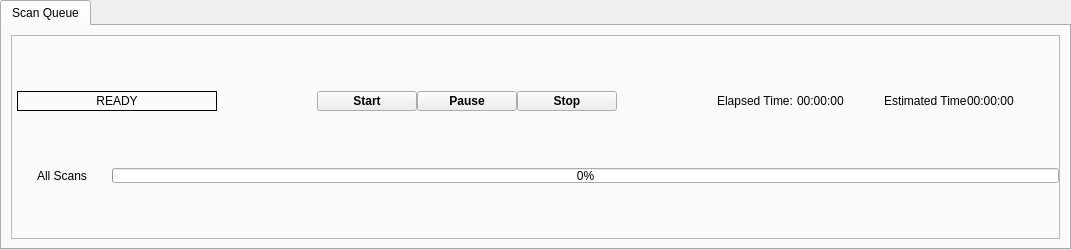
  <widget class="QDockWidget" name="dockWidget_2">
   <property name="minimumSize">
    <size>
     <width>1000</width>
     <height>250</height>
    </size>
   </property>
   <property name="maximumSize">
    <size>
     <width>1100</width>
     <height>524287</height>
    </size>
   </property>
   <property name="features">
    <set>QDockWidget::NoDockWidgetFeatures</set>
   </property>
   <property name="windowTitle">
    <string>Status</string>
   </property>
   <attribute name="dockWidgetArea">
    <number>8</number>
   </attribute>
   <widget class="QWidget" name="dockWidgetContents_2">
    <layout class="QVBoxLayout" name="verticalLayout_23">
     <property name="spacing">
      <number>0</number>
     </property>
     <property name="margin">
      <number>0</number>
     </property>
     <item>
      <widget class="QTabWidget" name="propertiesTabWidget">
       <property name="currentIndex">
        <number>0</number>
       </property>
       <widget class="QWidget" name="scan_queue_tab">
        <attribute name="title">
         <string>Scan Queue</string>
        </attribute>
        <layout class="QVBoxLayout" name="verticalLayout_7">
         <item>
          <widget class="QFrame" name="scanQFrame">
           <property name="maximumSize">
            <size>
             <width>16777215</width>
             <height>16777215</height>
            </size>
           </property>
           <property name="frameShape">
            <enum>QFrame::StyledPanel</enum>
           </property>
           <property name="frameShadow">
            <enum>QFrame::Raised</enum>
           </property>
           <layout class="QVBoxLayout" name="verticalLayout_27">
            <property name="spacing">
             <number>0</number>
            </property>
            <property name="margin">
             <number>0</number>
            </property>
            <item>
             <layout class="QHBoxLayout" name="horizontalLayout_19">
              <property name="sizeConstraint">
               <enum>QLayout::SetDefaultConstraint</enum>
              </property>
              <property name="leftMargin">
               <number>5</number>
              </property>
              <property name="topMargin">
               <number>2</number>
              </property>
              <property name="rightMargin">
               <number>5</number>
              </property>
              <property name="bottomMargin">
               <number>2</number>
              </property>
              <item>
               <widget class="QLabel" name="scanActionLbl">
                <property name="minimumSize">
                 <size>
                  <width>200</width>
                  <height>0</height>
                 </size>
                </property>
                <property name="maximumSize">
                 <size>
                  <width>16777215</width>
                  <height>20</height>
                 </size>
                </property>
                <property name="autoFillBackground">
                 <bool>false</bool>
                </property>
                <property name="styleSheet">
                 <string notr="true"/>
                </property>
                <property name="frameShape">
                 <enum>QFrame::Box</enum>
                </property>
                <property name="text">
                 <string>READY</string>
                </property>
                <property name="textFormat">
                 <enum>Qt::PlainText</enum>
                </property>
                <property name="alignment">
                 <set>Qt::AlignCenter</set>
                </property>
                <property name="busy" stdset="0">
                 <bool>false</bool>
                </property>
               </widget>
              </item>
              <item>
               <spacer name="horizontalSpacer_4">
                <property name="orientation">
                 <enum>Qt::Horizontal</enum>
                </property>
                <property name="sizeHint" stdset="0">
                 <size>
                  <width>100</width>
                  <height>20</height>
                 </size>
                </property>
               </spacer>
              </item>
              <item>
               <widget class="QPushButton" name="startBtn">
                <property name="minimumSize">
                 <size>
                  <width>100</width>
                  <height>0</height>
                 </size>
                </property>
                <property name="maximumSize">
                 <size>
                  <width>16777215</width>
                  <height>20</height>
                 </size>
                </property>
                <property name="font">
                 <font>
                  <weight>75</weight>
                  <bold>true</bold>
                 </font>
                </property>
                <property name="text">
                 <string>Start</string>
                </property>
                <property name="flat">
                 <bool>false</bool>
                </property>
               </widget>
              </item>
              <item>
               <widget class="QPushButton" name="pauseBtn">
                <property name="minimumSize">
                 <size>
                  <width>100</width>
                  <height>0</height>
                 </size>
                </property>
                <property name="maximumSize">
                 <size>
                  <width>16777215</width>
                  <height>20</height>
                 </size>
                </property>
                <property name="font">
                 <font>
                  <weight>75</weight>
                  <bold>true</bold>
                 </font>
                </property>
                <property name="text">
                 <string>Pause</string>
                </property>
                <property name="checkable">
                 <bool>true</bool>
                </property>
                <property name="checked">
                 <bool>false</bool>
                </property>
               </widget>
              </item>
              <item>
               <widget class="QPushButton" name="stopBtn">
                <property name="minimumSize">
                 <size>
                  <width>100</width>
                  <height>0</height>
                 </size>
                </property>
                <property name="maximumSize">
                 <size>
                  <width>16777215</width>
                  <height>20</height>
                 </size>
                </property>
                <property name="font">
                 <font>
                  <weight>75</weight>
                  <bold>true</bold>
                 </font>
                </property>
                <property name="text">
                 <string>Stop</string>
                </property>
               </widget>
              </item>
              <item>
               <spacer name="horizontalSpacer_5">
                <property name="orientation">
                 <enum>Qt::Horizontal</enum>
                </property>
                <property name="sizeHint" stdset="0">
                 <size>
                  <width>100</width>
                  <height>20</height>
                 </size>
                </property>
               </spacer>
              </item>
              <item>
               <widget class="QLabel" name="label_31">
                <property name="maximumSize">
                 <size>
                  <width>16777215</width>
                  <height>20</height>
                 </size>
                </property>
                <property name="text">
                 <string>Elapsed Time: </string>
                </property>
               </widget>
              </item>
              <item>
               <widget class="QLabel" name="elapsedTimeLbl">
                <property name="maximumSize">
                 <size>
                  <width>16777215</width>
                  <height>20</height>
                 </size>
                </property>
                <property name="palette">
                 <palette>
                  <active>
                   <colorrole role="Button">
                    <brush brushstyle="SolidPattern">
                     <color alpha="255">
                      <red>223</red>
                      <green>223</green>
                      <blue>224</blue>
                     </color>
                    </brush>
                   </colorrole>
                   <colorrole role="Text">
                    <brush brushstyle="SolidPattern">
                     <color alpha="255">
                      <red>0</red>
                      <green>0</green>
                      <blue>255</blue>
                     </color>
                    </brush>
                   </colorrole>
                   <colorrole role="Base">
                    <brush brushstyle="SolidPattern">
                     <color alpha="255">
                      <red>223</red>
                      <green>223</green>
                      <blue>224</blue>
                     </color>
                    </brush>
                   </colorrole>
                   <colorrole role="Window">
                    <brush brushstyle="SolidPattern">
                     <color alpha="255">
                      <red>223</red>
                      <green>223</green>
                      <blue>224</blue>
                     </color>
                    </brush>
                   </colorrole>
                  </active>
                  <inactive>
                   <colorrole role="Button">
                    <brush brushstyle="SolidPattern">
                     <color alpha="255">
                      <red>223</red>
                      <green>223</green>
                      <blue>224</blue>
                     </color>
                    </brush>
                   </colorrole>
                   <colorrole role="Text">
                    <brush brushstyle="SolidPattern">
                     <color alpha="255">
                      <red>0</red>
                      <green>0</green>
                      <blue>255</blue>
                     </color>
                    </brush>
                   </colorrole>
                   <colorrole role="Base">
                    <brush brushstyle="SolidPattern">
                     <color alpha="255">
                      <red>223</red>
                      <green>223</green>
                      <blue>224</blue>
                     </color>
                    </brush>
                   </colorrole>
                   <colorrole role="Window">
                    <brush brushstyle="SolidPattern">
                     <color alpha="255">
                      <red>223</red>
                      <green>223</green>
                      <blue>224</blue>
                     </color>
                    </brush>
                   </colorrole>
                  </inactive>
                  <disabled>
                   <colorrole role="Button">
                    <brush brushstyle="SolidPattern">
                     <color alpha="255">
                      <red>223</red>
                      <green>223</green>
                      <blue>224</blue>
                     </color>
                    </brush>
                   </colorrole>
                   <colorrole role="Text">
                    <brush brushstyle="SolidPattern">
                     <color alpha="255">
                      <red>110</red>
                      <green>110</green>
                      <blue>110</blue>
                     </color>
                    </brush>
                   </colorrole>
                   <colorrole role="Base">
                    <brush brushstyle="SolidPattern">
                     <color alpha="255">
                      <red>223</red>
                      <green>223</green>
                      <blue>224</blue>
                     </color>
                    </brush>
                   </colorrole>
                   <colorrole role="Window">
                    <brush brushstyle="SolidPattern">
                     <color alpha="255">
                      <red>223</red>
                      <green>223</green>
                      <blue>224</blue>
                     </color>
                    </brush>
                   </colorrole>
                  </disabled>
                 </palette>
                </property>
                <property name="font">
                 <font>
                  <weight>50</weight>
                  <bold>false</bold>
                 </font>
                </property>
                <property name="text">
                 <string>00:00:00</string>
                </property>
               </widget>
              </item>
              <item>
               <spacer name="horizontalSpacer">
                <property name="orientation">
                 <enum>Qt::Horizontal</enum>
                </property>
                <property name="sizeHint" stdset="0">
                 <size>
                  <width>40</width>
                  <height>20</height>
                 </size>
                </property>
               </spacer>
              </item>
              <item>
               <widget class="QLabel" name="label_33">
                <property name="maximumSize">
                 <size>
                  <width>16777215</width>
                  <height>20</height>
                 </size>
                </property>
                <property name="text">
                 <string>Estimated Time</string>
                </property>
               </widget>
              </item>
              <item>
               <widget class="QLabel" name="timeLeftLbl">
                <property name="maximumSize">
                 <size>
                  <width>16777215</width>
                  <height>20</height>
                 </size>
                </property>
                <property name="palette">
                 <palette>
                  <active>
                   <colorrole role="Button">
                    <brush brushstyle="SolidPattern">
                     <color alpha="255">
                      <red>223</red>
                      <green>223</green>
                      <blue>224</blue>
                     </color>
                    </brush>
                   </colorrole>
                   <colorrole role="Text">
                    <brush brushstyle="SolidPattern">
                     <color alpha="255">
                      <red>0</red>
                      <green>0</green>
                      <blue>255</blue>
                     </color>
                    </brush>
                   </colorrole>
                   <colorrole role="Base">
                    <brush brushstyle="SolidPattern">
                     <color alpha="255">
                      <red>223</red>
                      <green>223</green>
                      <blue>224</blue>
                     </color>
                    </brush>
                   </colorrole>
                   <colorrole role="Window">
                    <brush brushstyle="SolidPattern">
                     <color alpha="255">
                      <red>223</red>
                      <green>223</green>
                      <blue>224</blue>
                     </color>
                    </brush>
                   </colorrole>
                  </active>
                  <inactive>
                   <colorrole role="Button">
                    <brush brushstyle="SolidPattern">
                     <color alpha="255">
                      <red>223</red>
                      <green>223</green>
                      <blue>224</blue>
                     </color>
                    </brush>
                   </colorrole>
                   <colorrole role="Text">
                    <brush brushstyle="SolidPattern">
                     <color alpha="255">
                      <red>0</red>
                      <green>0</green>
                      <blue>255</blue>
                     </color>
                    </brush>
                   </colorrole>
                   <colorrole role="Base">
                    <brush brushstyle="SolidPattern">
                     <color alpha="255">
                      <red>223</red>
                      <green>223</green>
                      <blue>224</blue>
                     </color>
                    </brush>
                   </colorrole>
                   <colorrole role="Window">
                    <brush brushstyle="SolidPattern">
                     <color alpha="255">
                      <red>223</red>
                      <green>223</green>
                      <blue>224</blue>
                     </color>
                    </brush>
                   </colorrole>
                  </inactive>
                  <disabled>
                   <colorrole role="Button">
                    <brush brushstyle="SolidPattern">
                     <color alpha="255">
                      <red>223</red>
                      <green>223</green>
                      <blue>224</blue>
                     </color>
                    </brush>
                   </colorrole>
                   <colorrole role="Text">
                    <brush brushstyle="SolidPattern">
                     <color alpha="255">
                      <red>110</red>
                      <green>110</green>
                      <blue>110</blue>
                     </color>
                    </brush>
                   </colorrole>
                   <colorrole role="Base">
                    <brush brushstyle="SolidPattern">
                     <color alpha="255">
                      <red>223</red>
                      <green>223</green>
                      <blue>224</blue>
                     </color>
                    </brush>
                   </colorrole>
                   <colorrole role="Window">
                    <brush brushstyle="SolidPattern">
                     <color alpha="255">
                      <red>223</red>
                      <green>223</green>
                      <blue>224</blue>
                     </color>
                    </brush>
                   </colorrole>
                  </disabled>
                 </palette>
                </property>
                <property name="font">
                 <font>
                  <weight>50</weight>
                  <bold>false</bold>
                 </font>
                </property>
                <property name="text">
                 <string>00:00:00</string>
                </property>
               </widget>
              </item>
              <item>
               <spacer name="horizontalSpacer_6">
                <property name="orientation">
                 <enum>Qt::Horizontal</enum>
                </property>
                <property name="sizeHint" stdset="0">
                 <size>
                  <width>40</width>
                  <height>20</height>
                 </size>
                </property>
               </spacer>
              </item>
             </layout>
            </item>
            <item>
             <layout class="QHBoxLayout" name="horizontalLayout_26">
              <property name="sizeConstraint">
               <enum>QLayout::SetDefaultConstraint</enum>
              </property>
              <property name="topMargin">
               <number>2</number>
              </property>
              <property name="bottomMargin">
               <number>2</number>
              </property>
              <item>
               <widget class="QLabel" name="label_44">
                <property name="minimumSize">
                 <size>
                  <width>100</width>
                  <height>0</height>
                 </size>
                </property>
                <property name="maximumSize">
                 <size>
                  <width>100</width>
                  <height>16</height>
                 </size>
                </property>
                <property name="text">
                 <string>All Scans</string>
                </property>
                <property name="alignment">
                 <set>Qt::AlignCenter</set>
                </property>
               </widget>
              </item>
              <item>
               <widget class="QProgressBar" name="totalProgBar">
                <property name="sizePolicy">
                 <sizepolicy hsizetype="Preferred" vsizetype="Fixed">
                  <horstretch>0</horstretch>
                  <verstretch>0</verstretch>
                 </sizepolicy>
                </property>
                <property name="minimumSize">
                 <size>
                  <width>0</width>
                  <height>15</height>
                 </size>
                </property>
                <property name="maximumSize">
                 <size>
                  <width>16777215</width>
                  <height>15</height>
                 </size>
                </property>
                <property name="value">
                 <number>0</number>
                </property>
               </widget>
              </item>
             </layout>
            </item>
           </layout>
          </widget>
         </item>
        </layout>
       </widget>
      </widget>
     </item>
    </layout>
   </widget>
  </widget>
